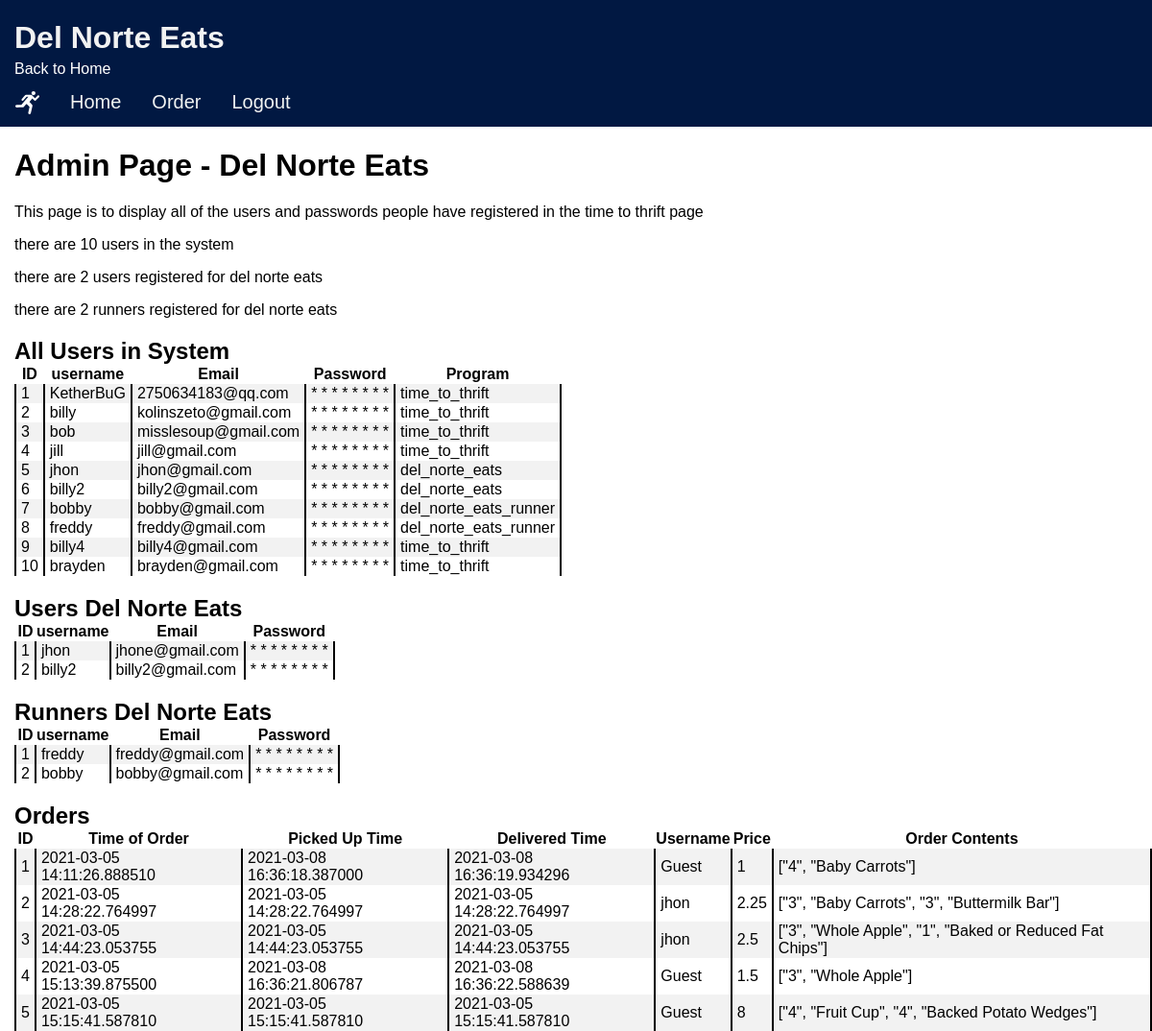
The app's page /easter_egg/admin (signed in), older data.
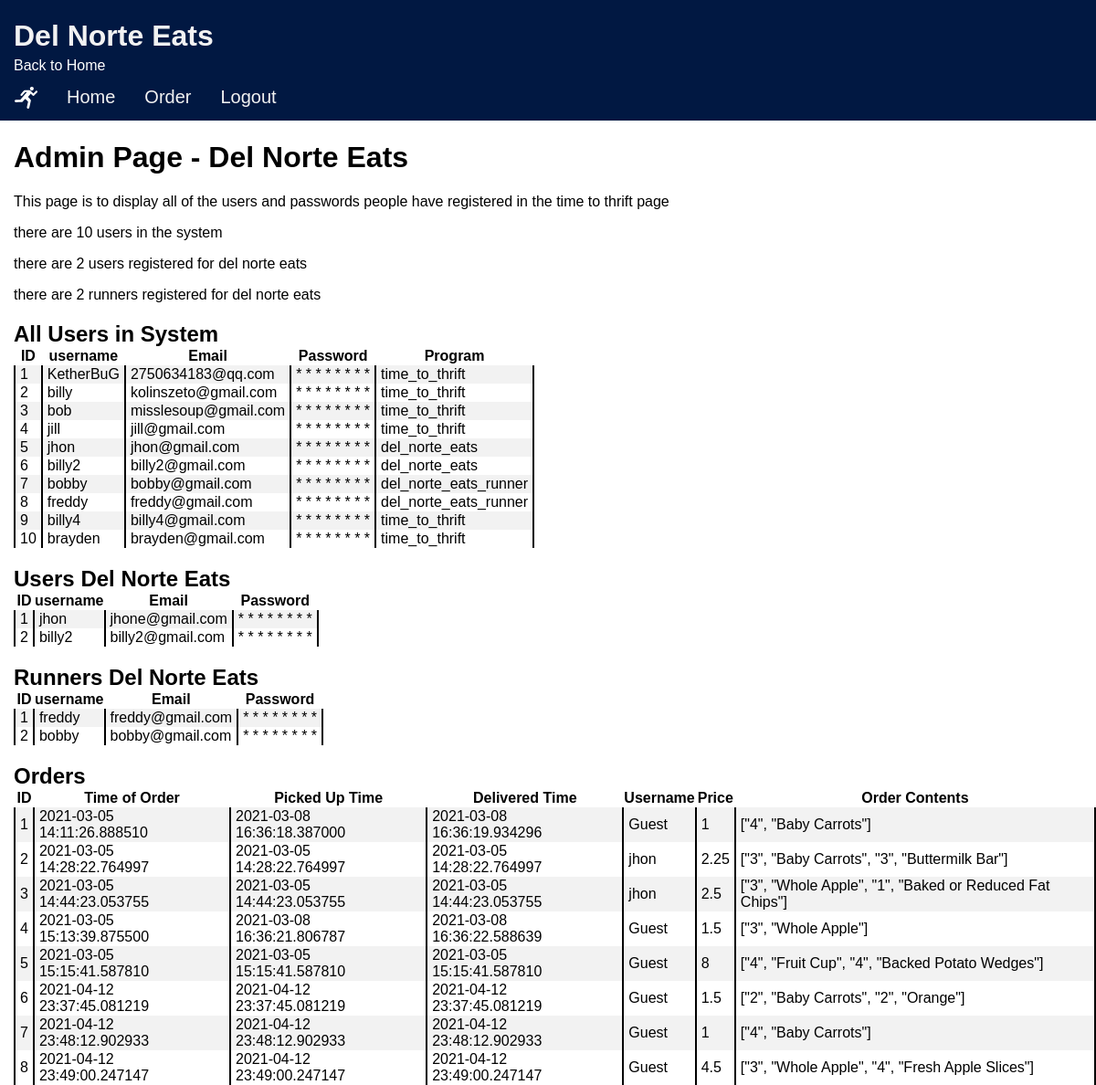
The same page, newer data.
### models/module.py (models this page shows, shortened)
class userDN(db.Model, UserMixin):
    id = db.Column(db.Integer, primary_key=True)
    username = db.Column(db.String(15), unique=True)
    email = db.Column(db.String(50))
    password = db.Column(db.String(80))
    program = db.Column(db.String(50))
    pass

class userEE(db.Model):
    id = db.Column(db.Integer, primary_key=True)
    username = db.Column(db.String(15), unique=True)
    email = db.Column(db.String(50), unique=True)
    password = db.Column(db.String(80), nullable=False)
    pass

class userRR(db.Model):
    id = db.Column(db.Integer, primary_key=True)
    username = db.Column(db.String(15), unique=True)
    email = db.Column(db.String(50), unique=True)
    password = db.Column(db.String(80), nullable=False)
    pass

class orderEE(db.Model):
    id = db.Column(db.Integer, nullable=True)
    username = db.Column(db.String(15))
    price = db.Column(db.Integer, unique=False, nullable=False)
    order_contents = db.Column(db.String(1000), unique=False, nullable=False)
    time = db.Column(db.DateTime, primary_key=True)
    picked_up = db.Column(db.DateTime)
    delivered = db.Column(db.DateTime)
    pass

### views/easter_egg/view.py (the view)
@easter_egg_bp.route('/admin')
def admin_page():
    return render_template('easter_egg/admin_page.html', user_table=user_records, all_table=everybody, order_table=order_records, runner_table = runner_records)

### models/login.py (called while the page is built)
@login_manager.user_loader
def load_user_DN(user_id):
    return userDN.query.get(int(user_id))

### views/easter_egg/templates/easter_egg/admin_page.html (shortened to what this page needs)
{% extends 'easter_egg/base_egg.html' %}
{% block content %}
<body>
<div style="margin-left: 15px;">
    <h1>Admin Page - Del Norte Eats</h1>
    <p>This page is to display all of the users and passwords people have registered in the time to thrift page</p>
    <p>there are <span>{{all_table|length}}</span> users in the system</p>
    <p>there are <span>{{user_table|length}}</span> users registered for del norte eats</p>
    <p>there are <span>{{runner_table|length}}</span> runners registered for del norte eats</p>
    <h2>All Users in System</h2>
    <table id="user_table2">
        <tr>
            <th>ID</th>
            <th>username</th>
            <th>Email</th>
            <th>Password</th>
            <th>Program</th>
        </tr>
        {% for row in all_table %}
        {% set password = row["password"] %}
        <tr>
            <td>{{ row['id'] }}</td>
            <td>{{ row['username'] }}</td>
            <td>{{ row['email'] }}</td>
            <td onmouseover="showPassword({{loop.index}}, 'password_char', 'password_real')" onmouseout="showChar({{loop.index}}, 'password_char', 'password_real')">
                <span style="display: inline;" id="password_char{{loop.index}}">
                    {% for i in password %}
                    *
                    {% endfor %}
                </span>
            </td>
            <td>{{ row['program'] }}</td>
        </tr>
        {% endfor %}
    </table>
    <h2>Users Del Norte Eats</h2>
    <table id="user_table">
        <tr>
            <th>ID</th>
            <th>username</th>
            <th>Email</th>
            <th>Password</th>
        </tr>
        {% for row in user_table %}
        {% set password = row["password"] %}
        <tr>
            <td>{{ row['id'] }}</td>
            <td>{{ row['username'] }}</td>
            <td>{{ row['email'] }}</td>
            <td onmouseover="showPassword({{loop.index}}, 'password_char1', 'password_real1')" onmouseout="showChar({{loop.index}}, 'password_char1', 'password_real1')">
                <span style="display: inline;" id="password_char1{{loop.index}}">
                    {% for i in password %}
                    *
                    {% endfor %}
                </span>
            </td>
        </tr>
        {% endfor %}
    </table>
    <h2>Runners Del Norte Eats</h2>
    <table>
        <tr>
            <th>ID</th>
            <th>username</th>
            <th>Email</th>
            <th>Password</th>
        </tr>
        {% for row in runner_table %}
        {% set password = row["password"] %}
        <tr>
            <td>{{ row['id'] }}</td>
            <td>{{ row['username'] }}</td>
            <td>{{ row['email'] }}</td>
            <td onmouseover="showPassword({{loop.index}}, 'password_char2', 'password_real2')" onmouseout="showChar({{loop.index}}, 'password_char2', 'password_real2')">
                <span style="display: inline;" id="password_char2{{loop.index}}">
                    {% for i in password %}
                    *
                    {% endfor %}
                </span>
            </td>
        </tr>
        {% endfor %}
    </table>
    <h2>Orders</h2>
    <table id="order_table">
        <tr>
            <th>ID</th>
            <th>Time of Order</th>
            <th>Picked Up Time</th>
            <th>Delivered Time</th>
            <th>Username</th>
            <th>Price</th>
            <th>Order Contents</th>
        </tr>
        {% for row in order_table %}
        <tr>
            <td>{{ row['id'] }}</td>
            <td>{{ row['time'] }}</td>
            <td>{{ row['picked up'] }}</td>
            <td>{{ row['delivered'] }}</td>
            <td>{{ row['username'] }}</td>
            <td>{{ row['price'] }}</td>
            <td>{{ row['order contents'] }}</td>
                    </tr>
        {% endfor %}
    </table>
</div>
</body>
{% endblock %}

Row changes from the older to the newer data that the page shows:
added orderEE: id "6", time "2021-04-12 23:37:45.081219", picked_up "2021-04-12 23:37:45.081219", delivered "2021-04-12 23:37:45.081219", username "Guest", price "1.5", order_contents "[\"2\", \"Baby Carrots\", \"2\", \"Orange\"]"
added orderEE: id "7", time "2021-04-12 23:48:12.902933", picked_up "2021-04-12 23:48:12.902933", delivered "2021-04-12 23:48:12.902933", username "Guest", price "1", order_contents "[\"4\", \"Baby Carrots\"]"
added orderEE: id "8", time "2021-04-12 23:49:00.247147", picked_up "2021-04-12 23:49:00.247147", delivered "2021-04-12 23:49:00.247147", username "Guest", price "4.5", order_contents "[\"3\", \"Whole Apple\", \"4\", \"Fresh Apple Slices\"]"
